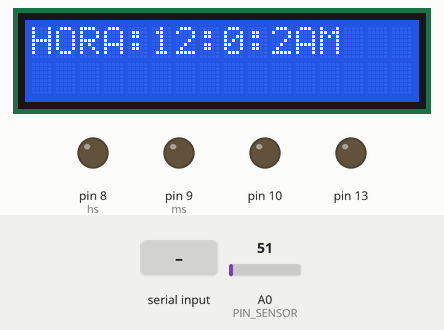
Simulated run of this sketch. Board: Arduino Uno, built with avr-gcc and run on an emulated ATmega328P. On the bench: 16×2 character LCD, output pins drawn as LEDs (lit = HIGH). The test bench sets the inputs (shaded band); at power-on: A0 (PIN_SENSOR) = 51.

Above: at 1.2 s.
1.3 s: "1\n" received over Serial
At 5.6 s:
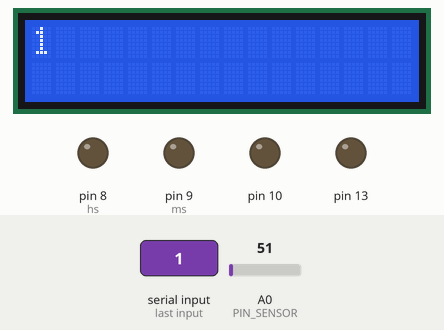
6.6 s: A0 (PIN_SENSOR) set to 61
At 11.1 s:
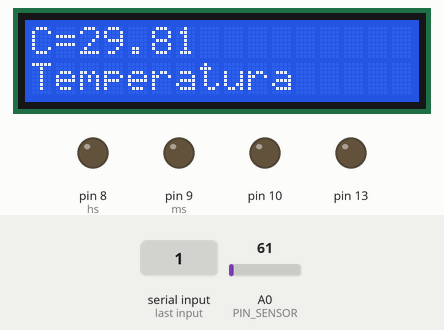
Timing chart, 0 to 12.6 s (numbered marks = the images above; inputs shaded):
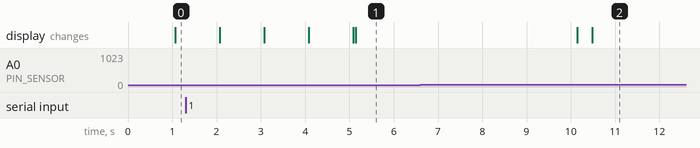

The sketch:

ArduinoLCD.ino
```cpp
#include <LiquidCrystal.h>//libreria para el arduino para el uso del LCD
LiquidCrystal lcd(12, 11, 5, 4, 3, 2);//posicion de los poines
//hemos declarado la librería para la LCD y los pines por donde le va a entrar la información.

byte PIN_SENSOR = A0;// posicion del pin A0 para el LM35
int dato_serial = 0;// para los datos de entrada serie
float C;
// Declaramos la variable del tipo tiempo hora
long timepassed;
int time;
int temp;
int h = 12;//horas
int m; //minutos
int s;//segundos
int flag;
int TIME;//tiempo
const int hs = 8;
const int ms = 9;
int state1;
int state2;

void setup() {
  lcd.begin(16, 2);// Configuramos las filas y las columnas del LCD en este caso 16 columnas y 2 filas
  Serial.begin(9600);// Configuración monitor serie
  Serial.setTimeout(50);
  pinMode(8, OUTPUT);
  pinMode(9, OUTPUT);
  pinMode(10, OUTPUT);
  pinMode(13, OUTPUT);
  time = millis();
}

float centi(){//METODO CENTIGRADOS
  int dato;
  float c;
  dato = analogRead(A0);//el dato del pin A0
  c = (500.0 * dato) / 1023;//funcion para obtener temperatura
  return (c);//retorno
}

void loop() {
  int i = 0;//contador
  timepassed = millis();// para milisegundos

  if (i == 0) {//llama a la primera funcion para mostrar la hora
    Relog();
    time = millis();
    i++;
    lcd.clear();//limpia pantalla
    s = s + 10;
  }

  if (i == 1) {//llama a la segunda funcion para mostrar la el mensaje
    Mensajes();
    delay(5000);// Esperamos 5 segundos igual a 5000 milisegundos
    time = millis();//timepo en transiccion
    i++;
    lcd.clear();
  }

  if (i == 2) {//llama a la tercera funcion para mostrar la temperatura
    temperatura();
    delay(5000);// Esperamos 5 segundos igual a 5000 milisegundos
    time = millis();//timepo en transiccion
    i++;
    lcd.clear();// Limpiamos la pantalla
  }
  i = 1;
}

void lectura_dato (void ) {
  dato_serial = Serial.read();// lee el byte de entrada:
}

void Mensajes() {
  lcd.clear();// Limpiamos la pantalla
  String text = Serial.readString();//lee el serial para la comunicacion del mensaje
  String line1 = text.substring(0, 16);//posicion de la primera fila
  String line2 = text.substring(16, 32);//posicion de la segunda fila

  if (text.length() > 0) {//si el tamaño del texto es igual a 0 se va a comadando rrespecto al la linea
    lcd.setCursor(0, 0);// Situamos el cursor en la columna 0 fila 0
    lcd.print("                ");// Escribimos
    lcd.setCursor(0, 1);
    lcd.print("                ");// Escribimos
    lcd.clear();
  }

  lcd.setCursor(0, 0);// Situamos el cursor en la columna 0 fila 0
  lcd.print(line1);//imprime en la primera fila
  lcd.setCursor(0, 1);// Situamos el cursor en la columna 0 fila 1
  lcd.print(line2);//imprime en la segunda fila
}

void temperatura() {
  for (int i = 0; i < 5; i++) {//siclo para temperatura
    lcd.clear();// Limpiamos la pantalla
    lcd.begin(16, 2);//iniciamos
    lcd.print("C=");
    lcd.setCursor(0, 1);
    lcd.print("Temperatura");//mensaje
    float Centigrados = centi();//llama al metodo centi

    lcd.setCursor(2, 0);
    lcd.print(Centigrados);
  }
}

void Relog() {//metodo reloj
  for (int i = 0; i < 5; i++) {
    lcd.setCursor(0, 0);// Situamos el cursor en la columna 0 fila 0
    s = s + 1;
    lcd.print("HORA:");//imprimer el formato de hora
    lcd.print(h);
    lcd.print(":");
    lcd.print(m);
    lcd.print(":");
    lcd.print(s);
    if (flag < 12)lcd.print("AM");
    if (flag == 12)lcd.print("PM");
    if (flag > 12)lcd.print("PM");
    if (flag == 24)flag = 0;
    delay(1000);// Esperamos 2 segundos igual a 2000 milisegundos
    lcd.clear();// Limpiamos la pantalla
    if (s > 60) {
      s = 0;
      m = m + 1;
    }
    if (m == 60)
    {
      m = 0;
      h = h + 1;
      flag = flag + 1;
    }
    if (h == 13)
    {
      h = 1;
    }

    //-------Time
    // setting-------//
    state1 = digitalRead(hs);
    if (state1 == 1)
    {
      h = h + 1;
      flag = flag + 1;
      if (flag < 12)lcd.print("AM");//formato de hora
      if (flag == 12)lcd.print("PM");
      if (flag > 12)lcd.print("PM");
      if (flag == 24)flag = 0;
      if (h == 13)h = 1;
    }
    state2 = digitalRead(ms);
    if (state2 == 1) {
      s = 0;
      m = m + 1;
    }
  }
}
```

Measured:
- after the input at 1.3 s, the display: first differs from a run without the input after 3.8 s (image 1)
